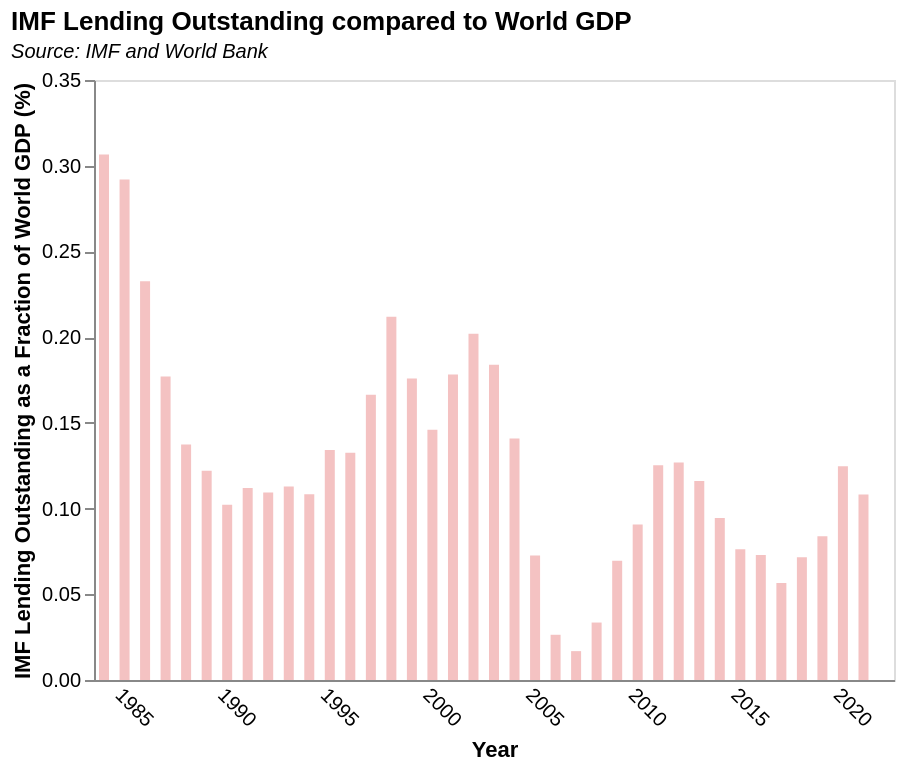

Write the Vega-Lite specification saved for this chart.
### Vega-Lite specification from a JSON file in a GitHub repository (floating-point values rounded to 4 significant figures)
{"$schema": "https://vega.github.io/schema/vega-lite/v5.json", "title": {"text": "IMF Lending Outstanding compared to World GDP", "subtitle": "Source: IMF and World Bank", "subtitleFontStyle": "italic", "subtitleFontSize": 10, "anchor": "start", "color": "black"}, "data": {"values": [{"Date": "08/31/2022", "GRA Purchases": "93769635059", "PRGT 1/2/": "15254184552", "Totals": "1.09E+11", "Year": "2022", "Totals(Bn)": "109.0238196", "World GDP": "", "World GDP(Bn)": "", "Totals/WGDP": "", "Totals%": ""}, {"Date": "12/31/2021", "GRA Purchases": "89474552025", "PRGT 1/2/": "14554823681", "Totals": "1.04E+11", "Year": "2021", "Totals(Bn)": "104.0293757", "World GDP": "9.61E+13", "World GDP(Bn)": "96100", "Totals/WGDP": "0.00", "Totals%": "0.108251171"}, {"Date": "12/31/2020", "GRA Purchases": "93408630285", "PRGT 1/2/": "12481816684", "Totals": "1.06E+11", "Year": "2020", "Totals(Bn)": "105.890447", "World GDP": "8.49E+13", "World GDP(Bn)": "84900", "Totals/WGDP": "0.00", "Totals%": "0.12472373"}, {"Date": "12/31/2019", "GRA Purchases": "66945509865", "PRGT 1/2/": "6590835450", "Totals": "73536345315", "Year": "2019", "Totals(Bn)": "73.53634532", "World GDP": "8.77E+13", "World GDP(Bn)": "87700", "Totals/WGDP": "0.00", "Totals%": "0.083849881"}, {"Date": "12/31/2018", "GRA Purchases": "55395611392", "PRGT 1/2/": "6426181029", "Totals": "61821792421", "Year": "2018", "Totals(Bn)": "61.82179242", "World GDP": "8.64E+13", "World GDP(Bn)": "86400", "Totals/WGDP": "0.00", "Totals%": "0.071553"}, {"Date": "12/31/2017", "GRA Purchases": "39585385873", "PRGT 1/2/": "6522280669", "Totals": "46107666542", "Year": "2017", "Totals(Bn)": "46.10766654", "World GDP": "8.14E+13", "World GDP(Bn)": "81400", "Totals/WGDP": "0.00", "Totals%": "0.056643325"}, {"Date": "12/31/2016", "GRA Purchases": "49267630851", "PRGT 1/2/": "6482647937", "Totals": "55750278788", "Year": "2016", "Totals(Bn)": "55.75027879", "World GDP": "7.65E+13", "World GDP(Bn)": "76500", "Totals/WGDP": "0.00", "Totals%": "0.072876181"}, {"Date": "12/31/2015", "GRA Purchases": "50757840741", "PRGT 1/2/": "6575911158", "Totals": "57333751899", "Year": "2015", "Totals(Bn)": "57.3337519", "World GDP": "7.52E+13", "World GDP(Bn)": "75200", "Totals/WGDP": "0.00", "Totals%": "0.076241691"}, {"Date": "12/31/2014", "GRA Purchases": "69041563463", "PRGT 1/2/": "6292755583", "Totals": "75334319046", "Year": "2014", "Totals(Bn)": "75.33431905", "World GDP": "7.97E+13", "World GDP(Bn)": "79700", "Totals/WGDP": "0.00", "Totals%": "0.094522358"}, {"Date": "12/31/2013", "GRA Purchases": "83899249061", "PRGT 1/2/": "6174392682", "Totals": "90073641743", "Year": "2013", "Totals(Bn)": "90.07364174", "World GDP": "7.76E+13", "World GDP(Bn)": "77600", "Totals/WGDP": "0.00", "Totals%": "0.116074281"}, {"Date": "12/31/2012", "GRA Purchases": "90042348252", "PRGT 1/2/": "5766292503", "Totals": "95808640755", "Year": "2012", "Totals(Bn)": "95.80864076", "World GDP": "7.55E+13", "World GDP(Bn)": "75500", "Totals/WGDP": "0.00", "Totals%": "0.126898862"}, {"Date": "12/31/2011", "GRA Purchases": "87276915790", "PRGT 1/2/": "5308609594", "Totals": "92585525384", "Year": "2011", "Totals(Bn)": "92.58552538", "World GDP": "7.39E+13", "World GDP(Bn)": "73900", "Totals/WGDP": "0.00", "Totals%": "0.125284879"}, {"Date": "12/31/2010", "GRA Purchases": "55620104510", "PRGT 1/2/": "4819344134", "Totals": "60439448644", "Year": "2010", "Totals(Bn)": "60.43944864", "World GDP": "6.66E+13", "World GDP(Bn)": "66600", "Totals/WGDP": "0.00", "Totals%": "0.090749923"}, {"Date": "12/31/2009", "GRA Purchases": "37221142436", "PRGT 1/2/": "5079705286", "Totals": "42300847722", "Year": "2009", "Totals(Bn)": "42.30084772", "World GDP": "6.08E+13", "World GDP(Bn)": "60800", "Totals/WGDP": "0.00", "Totals%": "0.069573763"}, {"Date": "12/31/2008", "GRA Purchases": "17514964723", "PRGT 1/2/": "3972372030", "Totals": "21487336753", "Year": "2008", "Totals(Bn)": "21.48733675", "World GDP": "6.41E+13", "World GDP(Bn)": "64100", "Totals/WGDP": "0.00", "Totals%": "0.033521586"}, {"Date": "12/31/2007", "GRA Purchases": "6036146757", "PRGT 1/2/": "3796945581", "Totals": "9833092338", "Year": "2007", "Totals(Bn)": "9.833092338", "World GDP": "5.84E+13", "World GDP(Bn)": "58400", "Totals/WGDP": "0.00", "Totals%": "0.016837487"}, {"Date": "12/31/2006", "GRA Purchases": "9822640239", "PRGT 1/2/": "3844020520", "Totals": "13666660759", "Year": "2006", "Totals(Bn)": "13.66666076", "World GDP": "5.18E+13", "World GDP(Bn)": "51800", "Totals/WGDP": "0.00", "Totals%": "0.026383515"}, {"Date": "12/31/2005", "GRA Purchases": "28432143237", "PRGT 1/2/": "6282121668", "Totals": "34714264905", "Year": "2005", "Totals(Bn)": "34.71426491", "World GDP": "4.78E+13", "World GDP(Bn)": "47800", "Totals/WGDP": "0.00", "Totals%": "0.072623985"}, {"Date": "12/31/2004", "GRA Purchases": "55373766674", "PRGT 1/2/": "6766029353", "Totals": "62139796027", "Year": "2004", "Totals(Bn)": "62.13979603", "World GDP": "4.41E+13", "World GDP(Bn)": "44100", "Totals/WGDP": "0.00", "Totals%": "0.140906567"}, {"Date": "12/31/2003", "GRA Purchases": "65032062712", "PRGT 1/2/": "6880893268", "Totals": "71912955980", "Year": "2003", "Totals(Bn)": "71.91295598", "World GDP": "3.91E+13", "World GDP(Bn)": "39100", "Totals/WGDP": "0.00", "Totals%": "0.183920604"}, {"Date": "12/31/2002", "GRA Purchases": "63601058794", "PRGT 1/2/": "6868671012", "Totals": "70469729806", "Year": "2002", "Totals(Bn)": "70.46972981", "World GDP": "3.49E+13", "World GDP(Bn)": "34900", "Totals/WGDP": "0.00", "Totals%": "0.201918997"}, {"Date": "12/31/2001", "GRA Purchases": "53477225409", "PRGT 1/2/": "6424578684", "Totals": "59901804093", "Year": "2001", "Totals(Bn)": "59.90180409", "World GDP": "3.36E+13", "World GDP(Bn)": "33600", "Totals/WGDP": "0.00", "Totals%": "0.178279179"}, {"Date": "12/31/2000", "GRA Purchases": "42990531049", "PRGT 1/2/": "6331595468", "Totals": "49322126517", "Year": "2000", "Totals(Bn)": "49.32212652", "World GDP": "3.38E+13", "World GDP(Bn)": "33800", "Totals/WGDP": "0.00", "Totals%": "0.145923451"}, {"Date": "12/31/1999", "GRA Purchases": "51061861875", "PRGT 1/2/": "6434274362", "Totals": "57496136237", "Year": "1999", "Totals(Bn)": "57.49613624", "World GDP": "3.27E+13", "World GDP(Bn)": "32700", "Totals/WGDP": "0.00", "Totals%": "0.175829163"}, {"Date": "12/31/1998", "GRA Purchases": "60451017051", "PRGT 1/2/": "6288825925", "Totals": "66739842976", "Year": "1998", "Totals(Bn)": "66.73984298", "World GDP": "3.15E+13", "World GDP(Bn)": "31500", "Totals/WGDP": "0.00", "Totals%": "0.211872517"}, {"Date": "12/31/1997", "GRA Purchases": "46559033783", "PRGT 1/2/": "6009867422", "Totals": "52568901205", "Year": "1997", "Totals(Bn)": "52.56890121", "World GDP": "3.16E+13", "World GDP(Bn)": "31600", "Totals/WGDP": "0.00", "Totals%": "0.166357282"}, {"Date": "12/31/1996", "GRA Purchases": "36127472805", "PRGT 1/2/": "5881609752", "Totals": "42009082557", "Year": "1996", "Totals(Bn)": "42.00908256", "World GDP": "3.17E+13", "World GDP(Bn)": "31700", "Totals/WGDP": "0.00", "Totals%": "0.132520765"}, {"Date": "12/31/1995", "GRA Purchases": "35929173412", "PRGT 1/2/": "5657438528", "Totals": "41586611940", "Year": "1995", "Totals(Bn)": "41.58661194", "World GDP": "3.10E+13", "World GDP(Bn)": "31000", "Totals/WGDP": "0.00", "Totals%": "0.134150361"}, {"Date": "12/31/1994", "GRA Purchases": "25611676952", "PRGT 1/2/": "4599768498", "Totals": "30211445450", "Year": "1994", "Totals(Bn)": "30.21144545", "World GDP": "2.79E+13", "World GDP(Bn)": "27900", "Totals/WGDP": "0.00", "Totals%": "0.108284751"}, {"Date": "12/31/1993", "GRA Purchases": "25196745031", "PRGT 1/2/": "3942792899", "Totals": "29139537930", "Year": "1993", "Totals(Bn)": "29.13953793", "World GDP": "2.58E+13", "World GDP(Bn)": "25800", "Totals/WGDP": "0.00", "Totals%": "0.112943945"}, {"Date": "12/31/1992", "GRA Purchases": "23967172718", "PRGT 1/2/": "3804463796", "Totals": "27771636514", "Year": "1992", "Totals(Bn)": "27.77163651", "World GDP": "2.54E+13", "World GDP(Bn)": "25400", "Totals/WGDP": "0.00", "Totals%": "0.109337152"}, {"Date": "12/31/1991", "GRA Purchases": "23378573926", "PRGT 1/2/": "3285717796", "Totals": "26664291722", "Year": "1991", "Totals(Bn)": "26.66429172", "World GDP": "2.38E+13", "World GDP(Bn)": "23800", "Totals/WGDP": "0.00", "Totals%": "0.112034839"}, {"Date": "12/31/1990", "GRA Purchases": "20731851093", "PRGT 1/2/": "2571911617", "Totals": "23303762710", "Year": "1990", "Totals(Bn)": "23.30376271", "World GDP": "2.28E+13", "World GDP(Bn)": "22800", "Totals/WGDP": "0.00", "Totals%": "0.102209486"}, {"Date": "12/31/1989", "GRA Purchases": "22315104224", "PRGT 1/2/": "2334886562", "Totals": "24649990786", "Year": "1989", "Totals(Bn)": "24.64999079", "World GDP": "2.02E+13", "World GDP(Bn)": "20200", "Totals/WGDP": "0.00", "Totals%": "0.122029657"}, {"Date": "12/31/1988", "GRA Purchases": "24750004884", "PRGT 1/2/": "1773964293", "Totals": "26523969177", "Year": "1988", "Totals(Bn)": "26.52396918", "World GDP": "1.93E+13", "World GDP(Bn)": "19300", "Totals/WGDP": "0.00", "Totals%": "0.137429892"}, {"Date": "12/31/1987", "GRA Purchases": "28751979125", "PRGT 1/2/": "1866342930", "Totals": "30618322055", "Year": "1987", "Totals(Bn)": "30.61832206", "World GDP": "1.73E+13", "World GDP(Bn)": "17300", "Totals/WGDP": "0.00", "Totals%": "0.176984521"}, {"Date": "12/31/1986", "GRA Purchases": "33334905644", "PRGT 1/2/": "2013169931", "Totals": "35348075575", "Year": "1986", "Totals(Bn)": "35.34807558", "World GDP": "1.52E+13", "World GDP(Bn)": "15200", "Totals/WGDP": "0.00", "Totals%": "0.232553129"}, {"Date": "12/31/1985", "GRA Purchases": "35194787249", "PRGT 1/2/": "2470247948", "Totals": "37665035197", "Year": "1985", "Totals(Bn)": "37.6650352", "World GDP": "1.29E+13", "World GDP(Bn)": "12900", "Totals/WGDP": "0.00", "Totals%": "0.291977017"}, {"Date": "12/31/1984", "GRA Purchases": "34936772393", "PRGT 1/2/": "2769874900", "Totals": "37706647293", "Year": "1984", "Totals(Bn)": "37.70664729", "World GDP": "1.23E+13", "World GDP(Bn)": "12300", "Totals/WGDP": "0.00", "Totals%": "0.306558108"}, {"Date": "", "GRA Purchases": "", "PRGT 1/2/": "", "Totals": "", "Year": "", "Totals(Bn)": "", "World GDP": "", "World GDP(Bn)": "", "Totals/WGDP": "", "Totals%": ""}, {"Date": "", "GRA Purchases": "", "PRGT 1/2/": "", "Totals": "", "Year": "", "Totals(Bn)": "", "World GDP": "", "World GDP(Bn)": "", "Totals/WGDP": "", "Totals%": ""}, {"Date": " 1/ Includes loans under the Structural Adjustment Facility and Trust Fund.", "GRA Purchases": "", "PRGT 1/2/": "", "Totals": "", "Year": "", "Totals(Bn)": "", "World GDP": "", "World GDP(Bn)": "", "Totals/WGDP": "", "Totals%": ""}, {"Date": "", "GRA Purchases": "", "PRGT 1/2/": "", "Totals": "", "Year": "", "Totals(Bn)": "", "World GDP": "", "World GDP(Bn)": "", "Totals/WGDP": "", "Totals%": ""}, {"Date": " 2/ Formerly PRGF-ESF.", "GRA Purchases": "", "PRGT 1/2/": "", "Totals": "", "Year": "", "Totals(Bn)": "", "World GDP": "", "World GDP(Bn)": "", "Totals/WGDP": "", "Totals%": ""}], "format": {"parse": {"Year": "date"}}}, "height": 300, "width": 400, "mark": {"type": "bar", "color": "#f4c2c2"}, "encoding": {"x": {"field": "Year", "type": "temporal", "axis": {"title": "Year", "grid": false, "ticks": false, "labelAngle": 45}}, "y": {"field": "Totals%", "type": "quantitative", "title": "IMF Lending Outstanding as a Fraction of World GDP (%) ", "axis": {"grid": false}}}}
